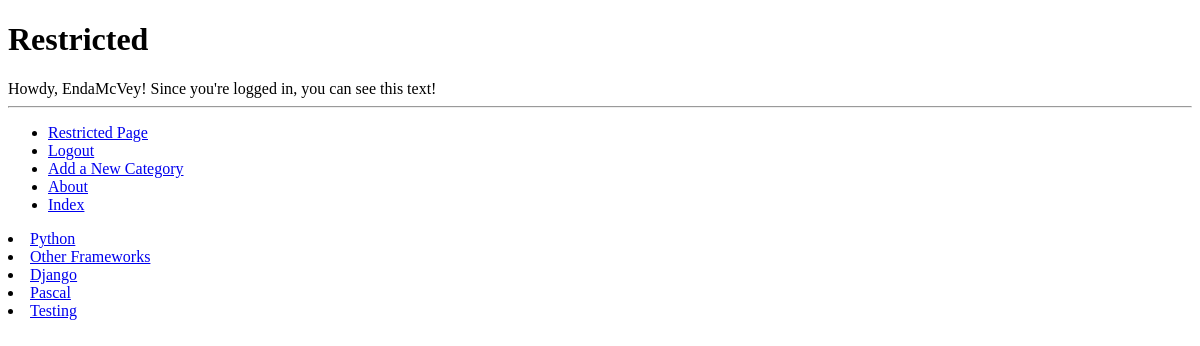
The app's page /rango/restricted/ (signed in), older data.
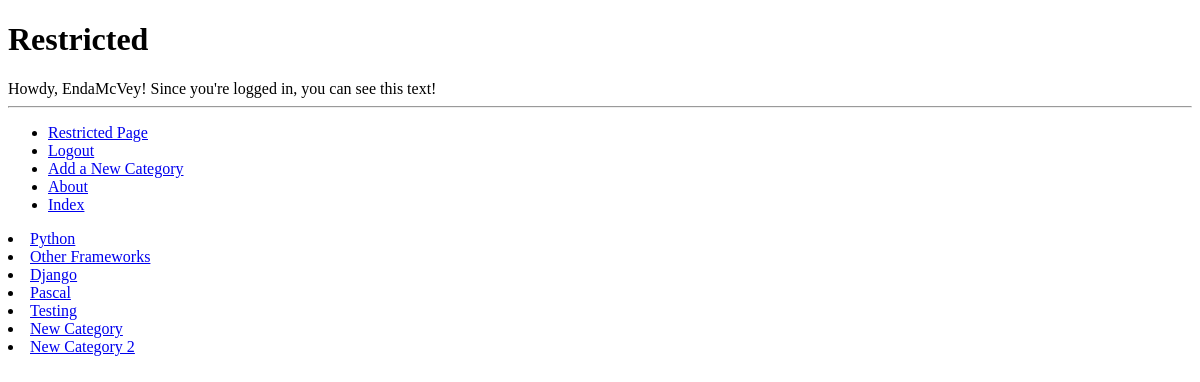
The same page, newer data.
### rango/models.py (models this page shows, shortened)
class Category(models.Model):
    name = models.CharField(max_length=128, unique=True)
    views = models.IntegerField(default=0)
    likes = models.IntegerField(default=0)
    slug = models.SlugField(blank=True)
    class Meta:
        verbose_name_plural = 'categories'

### rango/views.py (the view)
def restricted(request):
        if not request.user.is_authenticated():
            return render(request, 'rango/login.html', {})
        else:
            return render(request, 'rango/restricted.html', {})

### rango/templatetags/rango_template_tags.py (called while the page is built)
@register.inclusion_tag('rango/cats.html')
def get_category_list(cat=None):
    return {'cats': Category.objects.all(),'act_cat': cat}

### templates/rango/restricted.html (shortened to what this page needs)
{% extends 'rango/base.html' %}
{% load staticfiles %}
{% block body_block %}
<h1>Restricted</h1>
<div>Howdy, {{ user.username }}! Since you're logged in, you can see this text!</div>
{% endblock %}

### templates/rango/cats.html
{% for c in cats %}
{% if c == act_cat %}
<li> <strong>
    <a href="{% url 'show_category' c.slug %}">{{ c.name }}</a> </strong>
</li> {% else %}
<li>
  <a href="{% url 'show_category' c.slug %}">{{ c.name }}</a>
</li> {% endif %}
{% endfor %}

Row changes from the older to the newer data that the page shows:
added Category: name "New Category"
added Category: name "New Category 2"
